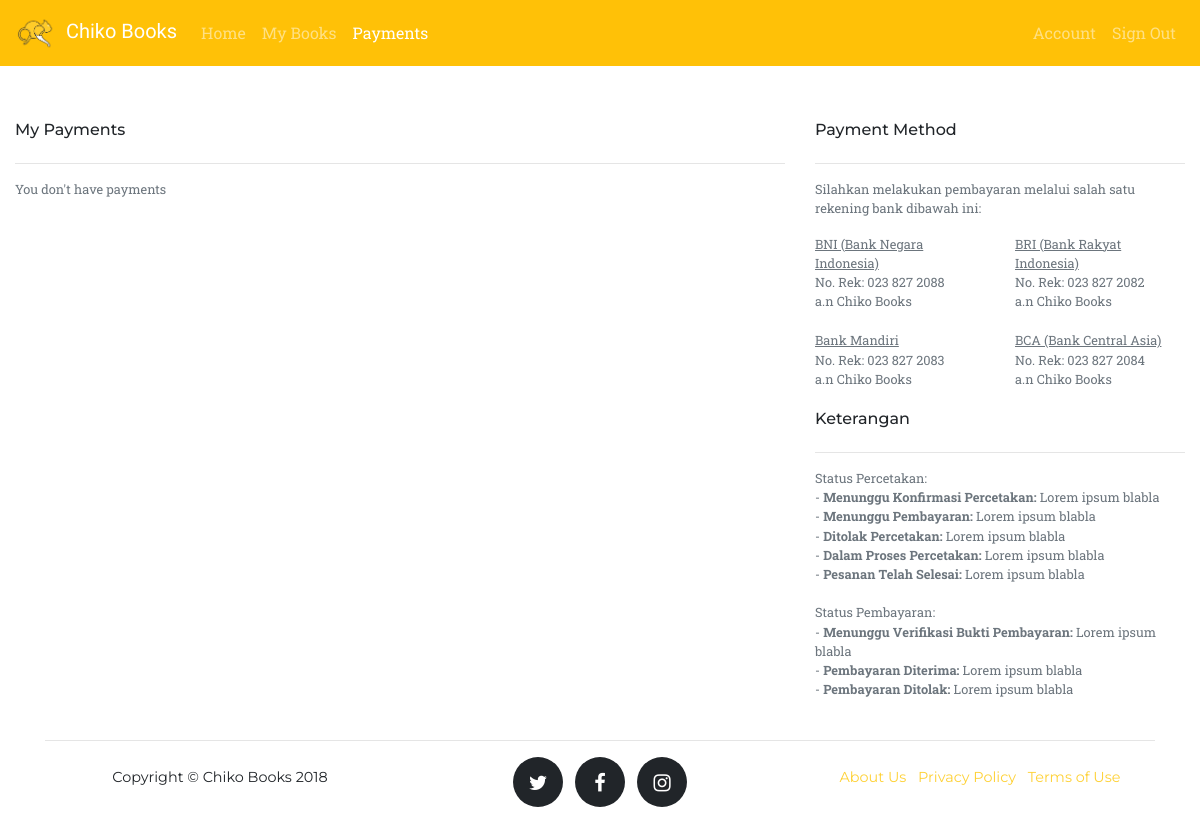
The app's page /pelanggan/payments.php (signed in), older data.
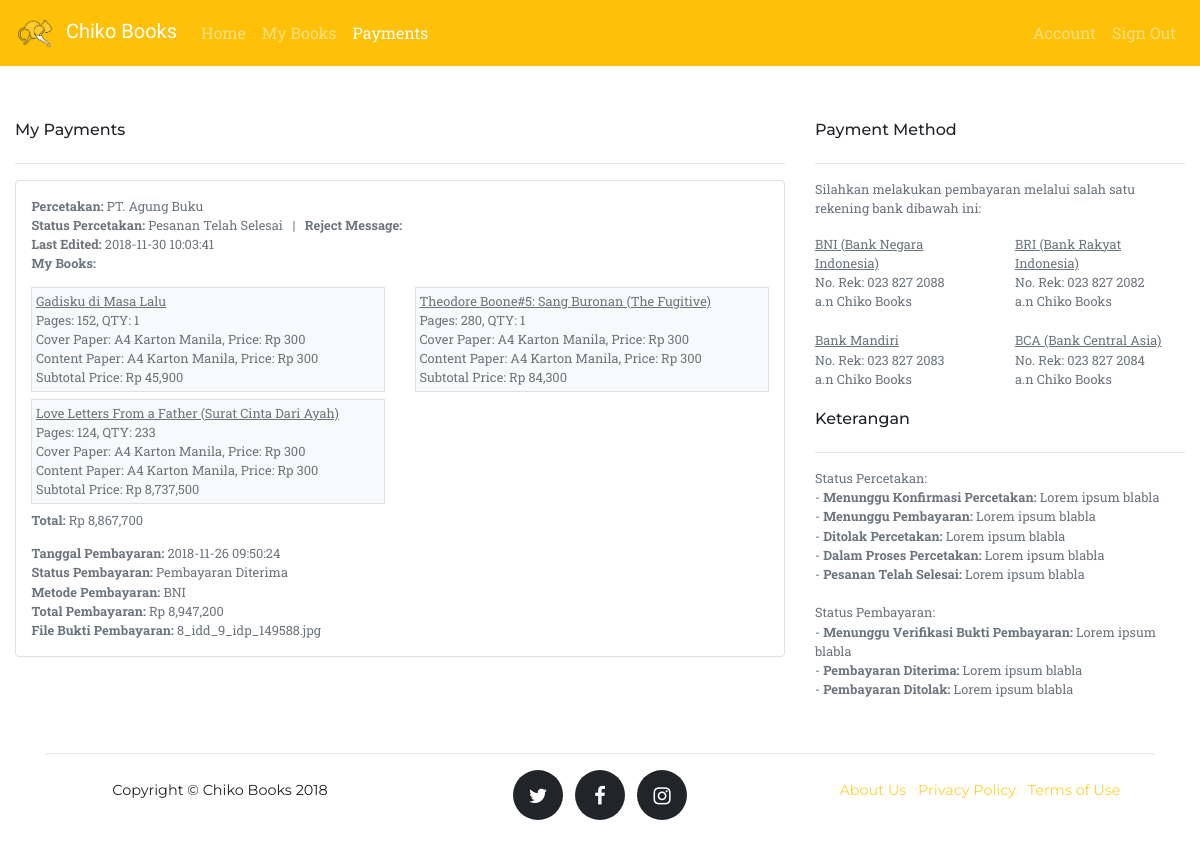
The same page, newer data.
### tables this page shows
CREATE TABLE IF NOT EXISTS `pembayaran` (
  `id_pembayaran` int(11) NOT NULL AUTO_INCREMENT,
  `id_dicetak` int(11) NOT NULL,
  `id_pelanggan` int(11) NOT NULL,
  `tgl_pembayaran` datetime NOT NULL,
  `status` text NOT NULL,
  `metode_pembayaran` text NOT NULL,
  `total` double NOT NULL,
  `file_bukti` text NOT NULL,
  PRIMARY KEY (`id_pembayaran`),
  KEY `id_pelanggan` (`id_pelanggan`),
  KEY `id_dicetak` (`id_dicetak`)
);

CREATE TABLE IF NOT EXISTS `percetakan` (
  `id_percetakan` int(11) NOT NULL AUTO_INCREMENT,
  `nama` text NOT NULL,
  `email` text NOT NULL,
  `password` text NOT NULL,
  `no_hp` text NOT NULL,
  `provinsi` text NOT NULL,
  `kota` text NOT NULL,
  `alamat` text NOT NULL,
  `kode_pos` text NOT NULL,
  `jum_buku` int(11) DEFAULT '0',
  `file_profil` text,
  PRIMARY KEY (`id_percetakan`)
);

CREATE TABLE IF NOT EXISTS `dicetak` (
  `id_dicetak` int(11) NOT NULL AUTO_INCREMENT,
  `id_percetakan` int(11) NOT NULL,
  `status` text NOT NULL,
  `tgl_perubahan` datetime NOT NULL,
  `pesan` text,
  PRIMARY KEY (`id_dicetak`),
  KEY `id_percetakan` (`id_percetakan`)
);

CREATE TABLE IF NOT EXISTS `detail_dicetak` (
  `id_dicetak` int(11) NOT NULL,
  `id_buku` int(11) NOT NULL,
  `id_kertas_isi` int(11) NOT NULL,
  `id_kertas_sampul` int(11) NOT NULL,
  `qty` int(11) NOT NULL,
  KEY `id_buku` (`id_buku`),
  KEY `id_dicetak` (`id_dicetak`),
  KEY `id_kertas_isi` (`id_kertas_isi`),
  KEY `id_kertas_sampul` (`id_kertas_sampul`)
);

CREATE TABLE IF NOT EXISTS `buku` (
  `id_buku` int(11) NOT NULL AUTO_INCREMENT,
  `id_pelanggan` int(11) NOT NULL,
  `judul` text NOT NULL,
  `sinopsis` text NOT NULL,
  `jum_hal` int(11) NOT NULL,
  `file_buku` text NOT NULL,
  `file_sampul` text,
  PRIMARY KEY (`id_buku`),
  KEY `id_pelanggan` (`id_pelanggan`)
);

CREATE TABLE IF NOT EXISTS `kertas` (
  `id_kertas` int(11) NOT NULL AUTO_INCREMENT,
  `jenis` text NOT NULL,
  `harga` double NOT NULL,
  PRIMARY KEY (`id_kertas`)
);

### config.php (called while the page is built, shortened)
<?php
  function path($path){
    return 'http://localhost/chikobooks' . $path;
  }
?>

### pelanggan/payments.php (the view, shortened to what this page needs)
<?php
  include "../config.php";
?>
<!DOCTYPE html>
<html lang="en">
  <head>
    <?php include "../cdn.php"; ?>
    <link href="<?php echo path("/assets/css/primary.css"); ?>" rel="stylesheet">
    <link href="<?php echo path("/assets/css/footer.css"); ?>" rel="stylesheet">
    <link href="assets/css/navbar.css" rel="stylesheet">
    <link href="assets/css/payments.css" rel="stylesheet">
  </head>
  <body>
    <?php include "navbar.php"; ?>
    <div class="container-fluid">
      <div class="row">
          <div class="col-md-8 col-sm-12">
            <div class="row">
              <div class="col-md-12">
                <h6>My Payments</h6>
              </div>
            </div>
            <hr>
            <div class="row">
              <?php
                $id_pelanggan = $_SESSION['login_pelanggan'];
                $line = "SELECT * FROM detail_dicetak";
                $line .= " JOIN buku USING (id_buku)";
                $line .= " WHERE id_pelanggan=" . $id_pelanggan;
                $line .= " ORDER BY id_dicetak DESC";
                $query_pelanggan = mysqli_query($conn, $line);
                $array_id_dicetak = array();
                while ($dt = mysqli_fetch_array($query_pelanggan, MYSQLI_ASSOC)){
                  if (!in_array($dt['id_dicetak'], $array_id_dicetak)) $array_id_dicetak[] = $dt['id_dicetak'];
                }
                if (empty($array_id_dicetak)):
              ?>
              <div class="col-md-12">
                <p class="tulisan text-secondary">You don't have payments</p>
              </div>
              <?php
                else:
                  foreach ($array_id_dicetak as $id_dicetak):
                    $line = "SELECT * FROM dicetak WHERE id_dicetak=" . $id_dicetak;
                    $query_dicetak = mysqli_query($conn, $line);
                    $dicetak = mysqli_fetch_array($query_dicetak, MYSQLI_ASSOC);
                    $line = "SELECT * FROM percetakan WHERE id_percetakan=" . $dicetak['id_percetakan'];
                    $query_percetakan = mysqli_query($conn, $line);
                    $percetakan = mysqli_fetch_array($query_percetakan, MYSQLI_ASSOC);
              ?>
                  <div class="col-md-12 margin-bawah">
                    <div class="border rounded text-secondary tulisan">
                      <div class="row">
                        <span class="col-md-12">
                          <b>Percetakan:</b> <?php echo $percetakan['nama']; ?>
                        </span>
                        <span class="col-md-12">
                          <b>Status Percetakan:</b> <?php echo $dicetak['status']; ?> &nbsp;&nbsp;|&nbsp;&nbsp;
                          <b>Reject Message:</b> <?php echo $dicetak['pesan']; ?>
                        </span>
                        <span class="col-md-12">
                          <b>Last Edited:</b> <?php echo $dicetak['tgl_perubahan']; ?>
                        </span>
                        <span class="col-md-12"><b>My Books:</b></span>
                        <?php
                        $price = 0;
                        $line = "SELECT * FROM detail_dicetak WHERE id_dicetak=" . $dicetak['id_dicetak'];
                        $query = mysqli_query($conn, $line);
                        while ($detail_dicetak = mysqli_fetch_array($query, MYSQLI_ASSOC)):
                          $line = "SELECT * FROM kertas WHERE id_kertas=" . $detail_dicetak['id_kertas_isi'];
                          $query_isi = mysqli_query($conn, $line);
                          $kertas_isi = mysqli_fetch_array($query_isi, MYSQLI_ASSOC);
                          $line = "SELECT * FROM kertas WHERE id_kertas=" . $detail_dicetak['id_kertas_sampul'];
                          $query_sampul = mysqli_query($conn, $line);
                          $kertas_sampul = mysqli_fetch_array($query_sampul, MYSQLI_ASSOC);
                          $line = "SELECT * FROM buku WHERE id_buku=" . $detail_dicetak['id_buku'];
                          $query_buku = mysqli_query($conn, $line);
                          $buku = mysqli_fetch_array($query_buku, MYSQLI_ASSOC);
                          $subprice = 0;
                        ?>
                        <div class="col-md-6 col-sm-12">
                          <div class="border buku bg-light">
                            <div class="row">
                              <span class="col-md-12"><u><?php echo $buku['judul']; ?></u></span>
                              <span class="col-md-12">
                                Pages: <?php echo $buku['jum_hal']; ?>,
                                QTY:  <?php echo $detail_dicetak['qty']; ?>
                              </span>
                              <span class="col-md-12">
                                Cover Paper: <?php echo $kertas_sampul['jenis']; ?>,
                                Price: Rp <?php echo number_format($kertas_sampul['harga']); ?>
                                <?php $subprice += $kertas_sampul['harga'] * $detail_dicetak['qty']; ?>
                              </span>
                              <span class="col-md-12">
                                Content Paper: <?php echo $kertas_isi['jenis']; ?>,
                                Price: Rp <?php echo number_format($kertas_isi['harga']); ?>
                                <?php $subprice += $kertas_isi['harga'] * $buku['jum_hal'] * $detail_dicetak['qty']; ?>
                              </span>
                              <span class="col-md-12">Subtotal Price: Rp <?php echo number_format($subprice); ?></span>
                            </div>
                          </div>
                        </div>
                        <?php $price += $subprice; ?>
                      <?php endwhile; ?>
                      <span class="col-md-12"><b>Total:</b> Rp <?php echo number_format($price); ?></span>
                      <?php
                        $line = "SELECT * FROM pembayaran WHERE id_dicetak=" . $id_dicetak;
                        $query_pembayaran = mysqli_query($conn, $line);
                        $pembayaran = mysqli_fetch_array($query_pembayaran, MYSQLI_ASSOC);
                      ?>
                      <?php if (!empty($pembayaran)): ?>
                        <span class="col-md-12"><b>Tanggal Pembayaran:</b> <?php echo $pembayaran['tgl_pembayaran']; ?></span>
                        <span class="col-md-12"><b>Status Pembayaran:</b> <?php echo $pembayaran['status']; ?></span>
                        <span class="col-md-12"><b>Metode Pembayaran:</b> <?php echo $pembayaran['metode_pembayaran']; ?></span>
                        <span class="col-md-12"><b>Total Pembayaran:</b> Rp <?php echo number_format($pembayaran['total']); ?></span>
                        <span class="col-md-12">
                          <b>File Bukti Pembayaran:</b> <?php echo $pembayaran['file_bukti']; ?> &nbsp;&nbsp;
                        </span>
                      <?php endif; ?>
                    </div>
                  </div>
                </div>
              <?php endforeach; ?>
            <?php endif; ?>
          </div>
          </div>
          <div class="col-md-4 col-sm-12">
            <div class="row">
              <div class="col-12">
                <h6>Payment Method</h6>
              </div>
            </div>
            <hr>
            <div class="row text-secondary tulisan">
              <div class="col-12">
                <p>Silahkan melakukan pembayaran melalui salah satu rekening bank dibawah ini:</p>
              </div>
              <div class="col-md-6 col-sm-12 margin-bawah">
                <u>BNI (Bank Negara Indonesia)</u> <br>
                No. Rek: 023 827 2088 <br>
                a.n Chiko Books
              </div>
              <div class="col-md-6 col-sm-12 margin-bawah">
                <u>BRI (Bank Rakyat Indonesia)</u> <br>
                No. Rek: 023 827 2082 <br>
                a.n Chiko Books
              </div>
              <div class="col-md-6 col-sm-12 margin-bawah">
                <u>Bank Mandiri</u> <br>
                No. Rek: 023 827 2083 <br>
                a.n Chiko Books
              </div>
              <div class="col-md-6 col-sm-12 margin-bawah">
                <u>BCA (Bank Central Asia)</u> <br>
                No. Rek: 023 827 2084 <br>
                a.n Chiko Books
              </div>
            </div>
            <div class="row">
              <div class="col-12">
                <h6>Keterangan</h6>
              </div>
            </div>
            <hr>
            <div class="row tulisan text-secondary">
              <div class="col-12">Status Percetakan:</div>
              <div class="col-12">
                - <b>Menunggu Konfirmasi Percetakan: </b> Lorem ipsum blabla <br>
                - <b>Menunggu Pembayaran: </b> Lorem ipsum blabla <br>
                - <b>Ditolak Percetakan: </b> Lorem ipsum blabla <br>
                - <b>Dalam Proses Percetakan: </b> Lorem ipsum blabla <br>
                - <b>Pesanan Telah Selesai: </b> Lorem ipsum blabla <br>
              </div>
              <div class="col-12"><br>Status Pembayaran:</div>
              <div class="col-12">
                - <b>Menunggu Verifikasi Bukti Pembayaran: </b> Lorem ipsum blabla <br>
                - <b>Pembayaran Diterima: </b> Lorem ipsum blabla <br>
                - <b>Pembayaran Ditolak: </b> Lorem ipsum blabla <br>
              </div>
            </div>
          </div>
      </div>
    </div>
    <?php include "../footer.php"; ?>
  </body>
</html>

### cdn.php (shortened to what this page needs)
<link rel="stylesheet" href="https://maxcdn.bootstrapcdn.com/bootstrap/4.1.3/css/bootstrap.min.css">
<link rel="stylesheet" href="https://cdnjs.cloudflare.com/ajax/libs/font-awesome/4.7.0/css/font-awesome.min.css">
<link rel="stylesheet" href="https://cdn.jsdelivr.net/npm/sweetalert2@7.26.10/dist/sweetalert2.min.css">
<link rel="stylesheet" href="https://cdn.datatables.net/1.10.16/css/dataTables.bootstrap4.min.css">

### pelanggan/navbar.php (shortened to what this page needs)
<nav class="navbar fixed-top navbar-expand-lg navbar-dark bg-warning">
  <a class="navbar-brand" href="<?php echo path("/pelanggan"); ?>">
    <img class="img-fluid" src="<?php echo path("/assets/img/logo.png"); ?>" width=40px alt="">
    &nbsp;Chiko Books
  </a>
  <div class="collapse navbar-collapse" id="navbarSupportedContent">
    <ul class="navbar-nav mr-auto">
      <li class="nav-item <?php if($_SESSION['page']=='home'){echo 'active';} ?>">
        <a class="nav-link" href="index.php">Home</a>
      </li>
      <li class="nav-item <?php if($_SESSION['page']=='books'){echo 'active';} ?>">
        <a class="nav-link" href="books.php">My Books</a>
      </li>
      <li class="nav-item <?php if($_SESSION['page']=='payments'){echo 'active';} ?>">
        <a class="nav-link" href="payments.php">Payments</a>
      </li>
    </ul>
    <form class="form-inline my-2 my-lg-0">
      <ul class="navbar-nav mr-auto">
        <li class="nav-item">
          <a class="nav-link <?php if($_SESSION['page']=='account'){echo 'active';} ?>" href="account.php">Account</i></a>
        </li>
        <li class="nav-item">
          <a class="nav-link" href="proses_logout.php">Sign Out</i></a>
        </li>
      </ul>
    </form>
  </div>
</nav>
<br><br><br><br><br>

### footer.php
<footer>
  <div class="container">
    <hr>
    <div class="row">
      <div class="col-md-4">
        <span class="copyright">Copyright &copy; Chiko Books 2018</span>
      </div>
      <div class="col-md-4">
        <ul class="list-inline social-buttons">
          <li class="list-inline-item">
            <a href="https://twitter.com/" target="_blank">
              <i class="fa fa-twitter"></i>
            </a>
          </li>
          <li class="list-inline-item">
            <a href="https://www.facebook.com/" target="_blank">
              <i class="fa fa-facebook-f"></i>
            </a>
          </li>
          <li class="list-inline-item">
            <a href="https://www.instagram.com/" target="_blank">
              <i class="fa fa-instagram"></i>
            </a>
          </li>
        </ul>
      </div>
      <div class="col-md-4">
        <ul class="list-inline quicklinks">
          <li class="list-inline-item">
            <a class="link" href="#" target="_blank">About Us</a>
          </li>
          <li class="list-inline-item">
            <a class="link" href="#" target="_blank">Privacy Policy</a>
          </li>
          <li class="list-inline-item">
            <a class="link" href="#" target="_blank">Terms of Use</a>
          </li>
        </ul>
      </div>
    </div>
  </div>
</footer>

### assets/css/primary.css (style rules this page uses)
body { font-family: 'Roboto Slab', -apple-system, BlinkMacSystemFont, 'Segoe UI', Roboto, 'Helvetica Neue', Arial, sans-serif, 'Apple Color Emoji', 'Segoe UI Emoji', 'Segoe UI Symbol', 'Noto Color Emoji'; }
h1,h2,h3,h4,h5,h6,.btn { font-family: 'Montserrat', -apple-system, BlinkMacSystemFont, 'Segoe UI', Roboto, 'Helvetica Neue', Arial, sans-serif, 'Apple Color Emoji', 'Segoe UI Emoji', 'Segoe UI Symbol', 'Noto Color Emoji'; }

### assets/css/footer.css (style rules this page uses)
footer { padding: 25px 0; text-align: center; }
footer span.copyright { font-size: 90%; line-height: 40px; text-transform: none; font-family: 'Montserrat', -apple-system, BlinkMacSystemFont, 'Segoe UI', Roboto, 'Helvetica Neue', Arial, sans-serif, 'Apple Color Emoji', 'Segoe UI Emoji', 'Segoe UI Symbol', 'Noto Color Emoji'; }
footer ul.quicklinks { font-size: 90%; line-height: 40px; margin-bottom: 0; text-transform: none; font-family: 'Montserrat', -apple-system, BlinkMacSystemFont, 'Segoe UI', Roboto, 'Helvetica Neue', Arial, sans-serif, 'Apple Color Emoji', 'Segoe UI Emoji', 'Segoe UI Symbol', 'Noto Color Emoji'; }
ul.social-buttons { margin-bottom: 0; }
ul.social-buttons li a { font-size: 20px; line-height: 50px; display: block; width: 50px; height: 50px; -webkit-transition: all 0.3s; transition: all 0.3s; color: white; border-radius: 100%; outline: none; background-color: #212529; }
.link { color: #fed136; }

### pelanggan/assets/css/navbar.css (style rules this page uses)
.navbar-brand { font-family: 'Kaushan Script', -apple-system, BlinkMacSystemFont, 'Segoe UI', Roboto, 'Helvetica Neue', Arial, sans-serif, 'Apple Color Emoji', 'Segoe UI Emoji', 'Segoe UI Symbol', 'Noto Color Emoji'; }

### pelanggan/assets/css/payments.css (style rules this page uses)
.border { padding: 2% 2% 2% 2%; margin-bottom: 2%; }
.tulisan { font-size: 0.8em; }
.buku { padding: 1% 1% 1% 1%; }
.fa { color: white; }
.margin-bawah { margin-bottom: 5%; }

Row changes from the older to the newer data that the page shows:
added pembayaran: percetakan.nama "PT. Agung Buku", id_dicetak.status "Pesanan Telah Selesai", id_dicetak.tgl_perubahan "2018-11-30 10:03:41", price "8,867,700", tgl_pembayaran "2018-11-26 09:50:24", status "Pembayaran Diterima", metode_pembayaran "BNI", total "8,947,200", file_bukti "8_idd_9_idp_149588.jpg"
added detail_dicetak: id_buku.judul "Gadisku di Masa Lalu", id_buku.jum_hal "152", qty "1", id_kertas_isi.jenis "A4 Karton Manila", id_kertas_isi.harga "300", subprice "45,900"
added detail_dicetak: id_buku.judul "Theodore Boone#5: Sang Buronan (The Fugitive)", id_buku.jum_hal "280", qty "1", id_kertas_isi.jenis "A4 Karton Manila", id_kertas_isi.harga "300", subprice "84,300"
added detail_dicetak: id_buku.judul "Love Letters From a Father (Surat Cinta Dari Ayah)", id_buku.jum_hal "124", qty "233", id_kertas_isi.jenis "A4 Karton Manila", id_kertas_isi.harga "300", subprice "8,737,500"
Text that changed along with them:
text no longer shown: "You don't have payments"
